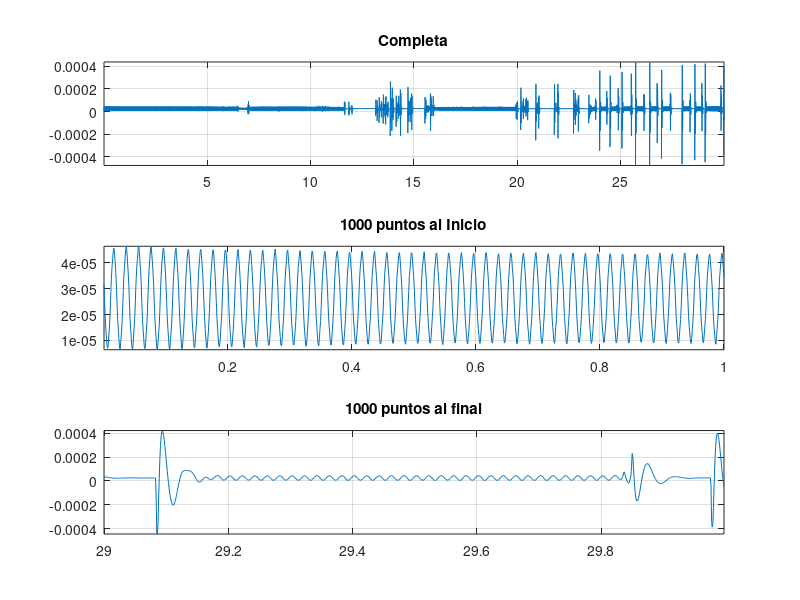

Recreate this plot in MATLAB.
X = dlmread("Set1.csv",",",13,0);

t = X(:,1); % primera columna del tiempo
x = X(:,2); % segunda columna de los datos de la señal
lt = length(t); % largo del vector tiempo
lx = length(x); % largo del vector de datos

% aqui jugando con los rangos
subplot(3,1,1);
plot(t,x), axis('tight'), grid('on'), title('Completa');

subplot(3,1,2);
plot(t(1:1000),x(1:1000)), axis('tight'), grid('on'), title('1000 puntos al Inicio');

subplot(3,1,3);
plot(t(lt-1000:lt-1),x(lt-1000:lt-1)), axis('tight'), grid('on'), title('1000 puntos al final');